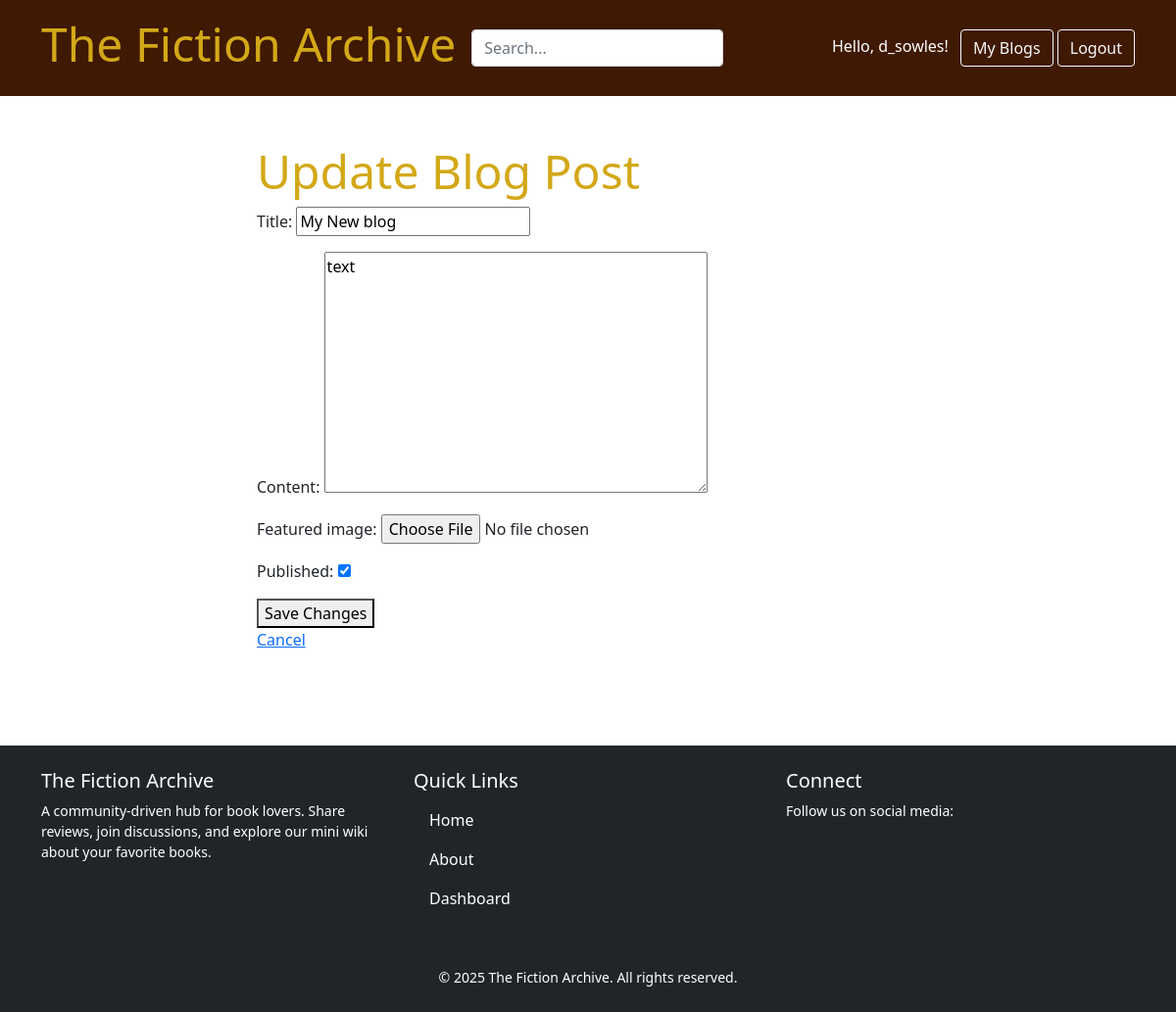
Screenshot of /blog/update/my-new-blog/ (signed in) with the database file from the repository.
### blog/models.py (models this page shows, shortened)
class Post(models.Model):
    title = models.CharField(max_length=200)
    slug = models.SlugField(unique=True, blank=True)
    content = models.TextField()
    created_at = models.DateTimeField(auto_now_add=True)
    updated_at = models.DateTimeField(auto_now=True)
    published = models.BooleanField(default=True)
    featured_image = models.ImageField(upload_to='blog_images/', blank=True, null=True)
    author = models.ForeignKey(User, on_delete=models.CASCADE, related_name="posts", null=True, blank=True)

### blog/views.py (the view)
# urls.py: path('update/<slug:slug>/', views.update, name='blog-update'),
@login_required
def update(request, slug):
    post = get_object_or_404(Post, slug=slug)
    if request.method == "POST":
        form = PostForm(request.POST, request.FILES, instance=post)
        if form.is_valid():
            form.save()
            return redirect('blog-detail', slug=post.slug)
    else:
        form = PostForm(instance=post)
    return render(request, 'update.html', {'form': form, 'post': post})

### blog/forms.py
class PostForm(forms.ModelForm):
    class Meta:
        model = Post
        fields = ["title", "content", "featured_image", "published"]

### blog/templates/update.html (shortened to what this page needs)
{% extends "base.html" %}
{% load crispy_forms_tags %}
{% block account-controls %}<a href="{% url 'account-dashboard' %}" class="btn btn-outline-light">My Blogs</a>{% endblock %}
{% block content %}
<div class="container py-5" style="max-width: 700px;">
    <h1>Update Blog Post</h1>
    <form method="POST" enctype="multipart/form-data">
        {{ form.as_p }}
        <button type="submit">Save Changes</button>
    </form>
    <a href="{% url 'blog-detail' post.slug %}">Cancel</a>
</div>
{% endblock %}

### templates/base.html (shortened to what this page needs)
<!DOCTYPE html>
<html lang="en">
<head>
    <link href="https://cdn.jsdelivr.net/npm/bootstrap@5.0.2/dist/css/bootstrap.min.css" rel="stylesheet">
    <link rel="stylesheet" href="https://cdnjs.cloudflare.com/ajax/libs/font-awesome/6.7.2/css/all.min.css" />
    {% load static %}
    <link rel="stylesheet" href="{% static 'css/base.css' %}" />
</head>
<body>
    <header class="p-3 bg-dark text-white" id="site-header">
        <div class="container">
          <div class="d-flex flex-wrap align-items-center justify-content-center justify-content-lg-start">
            <a href={% url 'home' %} class="d-flex align-items-center mb-2 mb-lg-0 me-3 text-decoration-none">
                <h1>The Fiction Archive</h1>
            </a>
            <form action="{% url 'blog-search' %}" method="get" class="col-12 col-lg-auto mb-3 mb-lg-0 me-lg-3">
                <input type="search" name="q" class="form-control form-control-dark" placeholder="Search..." aria-label="Search">
            </form>
            <div class="text-end ms-auto">
                {% if user.is_authenticated %}
                    <span class="text-white me-2">Hello, {{ user.username }}!</span>
                {% block account-controls %}{% endblock %}
                    <a href="{% url 'logout' %}" class="btn btn-outline-light">Logout</a>
                {% else %}
                    <a href="{% url 'login' %}" class="btn btn-outline-light me-2">Login</a>
                    <a href="{% url 'register' %}" class="btn btn-warning">Sign-up</a>
                {% endif %}
            </div>
          </div>
        </div>
    </header>
    {% block content %}<h1>No Content</h1>{% endblock %}
<footer class="bg-dark text-white mt-5">
    <div class="container py-4">
        <div class="row">
            <div class="col-md-4 mb-3">
                <h5>The Fiction Archive</h5>
                <p class="small">
                    A community-driven hub for book lovers. Share reviews, join discussions,
                    and explore our mini wiki about your favorite books.
                </p>
            </div>
            <div class="col-md-4 mb-3">
                <h5>Quick Links</h5>
                <ul class="list-unstyled">
                    <li><a href="{% url 'home' %}" class="nav-link text-decoration-none">Home</a></li>
                    <li><a href="{% url 'blog-about' %}" class="nav-link text-decoration-none">About</a></li>
                    <li><a href="{% url 'account-dashboard' %}" class="nav-link text-decoration-none">Dashboard</a></li>
                </ul>
            </div>
          <div class="col-md-4 mb-3">
              <h5>Connect</h5>
              <p class="small mb-1">Follow us on social media:</p>
          </div>
        </div>
        <div class="text-center mt-3">
            <small>&copy; 2025 The Fiction Archive. All rights reserved.</small>
        </div>
    </div>
</footer>
</body>
</html>

### static/css/base.css (style rules this page uses)
#site-header { background-color: rgb(63, 25, 2) !important; }
h1 { font-size: 3rem; color: rgb(211, 168, 24); }
.nav-link { color: white; }

### rows the page displays
Post: title "My New blog", content "text", published "☑"

### other values shown
{{ user.username }} "d_sowles"
